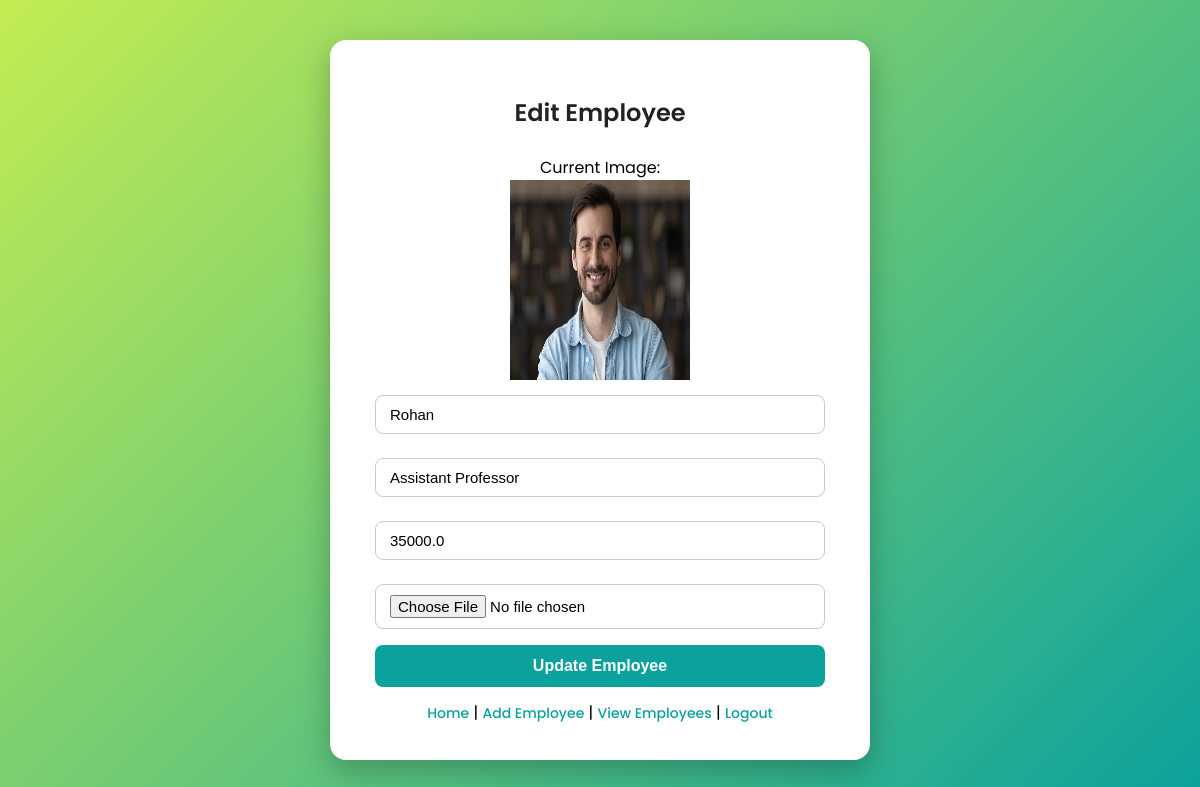
/editemployee/2/, run on the app's committed database.
### myapp/models.py (models this page shows, shortened)
class Employee(models.Model):
    empid = models.AutoField(primary_key=True)
    ename = models.CharField(max_length=30,null=True)
    desg = models.CharField(max_length=30,null=True)
    salary = models.FloatField(null=True)
    image = models.FileField(upload_to='profile',null=True,blank=True)

### myapp/views.py (the view)
# urls.py: path('editemployee/<int:empid>/',editemployee,name='editemployee'),
def editemployee(request, empid):
    data = Employee.objects.get(empid=empid)
    form = AddEmployeeForm(instance=data)
    return render(request, 'editemployee.html', {'data': data, 'form': form})

### myapp/forms.py
class AddEmployeeForm(ModelForm):
    class Meta:
        model = Employee
        fields = '__all__'
        labels = {
            'ename': "Name:",
            'desg': "Designation:",
            'salary': "Salary:",
        }

### myapp/templates/editemployee.html (shortened to what this page needs)
{% load static %}
<!DOCTYPE html>
<html lang="en">
<head>
    <link rel="stylesheet" href="{% static 'css/edit.css' %}">
</head>
<body>
  <div class="edit-container">
    <h2>Edit Employee</h2>
     {% if data.image %}
        <div class="image-preview">
          <label>Current Image:</label><br>
          <img src="{{ data.image.url }}" alt="Employee Image" height="200" width="180">
        </div>
      {% endif %}
    <form action="{% url 'updateemployee' data.empid %}" method="POST" enctype="multipart/form-data">
        <input type="text" name="ename" value="{{data.ename}}" placeholder="Employee Name" required>
        <input type="text" name="desg" value="{{data.desg}}" placeholder="Designation" required>
        <input type="number" name="salary" value="{{data.salary}}" placeholder="Salary" required>
        <input type="file" name="image">
        <input type="submit" value="Update Employee">
    </form>
    <a href="/home">Home</a> |
    <a href="/addemployee">Add Employee</a> |
    <a href="/viewemployee">View Employees</a> |
    <a href="/logout">Logout</a>
  </div>
</body>
</html>

### static/css/edit.css (style rules this page uses)
body { font-family: 'Poppins', sans-serif; background: linear-gradient(135deg, #c3ec52 0%, #0ba29d 100%); margin: 0; padding: 0; display: flex; justify-content: center; align-items: center; height: 100vh; }
.edit-container { background-color: #ffffff; padding: 35px 45px; border-radius: 16px; box-shadow: 0 10px 30px rgba(0, 0, 0, 0.25); width: 100%; max-width: 450px; text-align: center; animation: fadeIn 0.8s ease-in-out; }
.edit-container h2 { margin-bottom: 25px; color: #222; font-weight: 600; font-size: 24px; }
form input[type="text"], form input[type="number"], form input[type="file"] { width: 100%; padding: 10px 14px; margin: 8px 0 16px 0; border: 1px solid #ccc; border-radius: 8px; font-size: 15px; box-sizing: border-box; transition: border 0.2s ease; }
form input[type="submit"] { width: 100%; padding: 12px; background: #0ba29d; border: none; color: white; font-size: 16px; font-weight: 600; border-radius: 8px; cursor: pointer; transition: background 0.3s ease; }
.edit-container a { display: inline-block; margin-top: 16px; text-decoration: none; color: #0ba29d; font-weight: 500; font-size: 14px; }

### data on the page
Employee: image (picture), ename "Rohan", desg "Assistant Professor", salary "35000.0"
